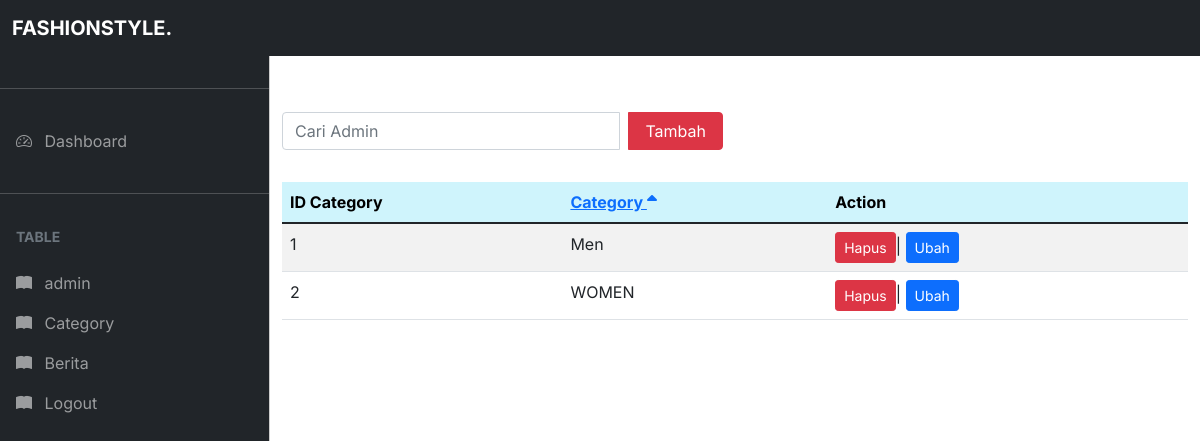
The app's page /admin/category.php (signed in) with its own data.
### tables this page shows
CREATE TABLE `kategori` (
  `id_category` int NOT NULL,
  `category` varchar(100) NOT NULL
);

### functions.php (called while the page is built, shortened)
<?php
$conn = mysqli_connect("localhost", "root", "", "fashion");
function query($query)
{
	global $conn;
	$result = mysqli_query($conn, $query);
	$rows = [];
	while ($row = mysqli_fetch_assoc($result)) {
		$rows[] = $row;
	}
	return $rows;
}

### admin/category.php (the view, shortened to what this page needs)
<?php
require '../functions.php';
$kategori = query("SELECT * FROM kategori");
$sort = isset($_GET['sort']) ? $_GET['sort'] : 'asc';
$orderBy = isset($_GET['ordeyBy']) ? $_GET['orderBy'] : 'category';
$kategori = query("SELECT * FROM kategori ORDER BY $orderBy $sort");
function flipSort($sort){
    return $sort == 'asc' ? 'desc' : 'asc';
}
?>
<?php require "partials/header.php"; ?>
<?php require "partials/nav.php"; ?>
<main class="mt-5 pt-3">
    <div class="container-fluid mt-5">
    <div class="row">
    <div class="col-md-6">
      <form action="" method="POST">
        <div class="input-group mb-2">
          <input type="search" class="form-control" placeholder="Cari Admin" name="keyword" id="keyword_category" autofocus autocomplete="off">
          <a href="category_tambah.php" class="btn btn-danger ms-2 px-3">Tambah</a>
      </div>
      </form>
     </div>
     </div>
<div id="container">
    <table class="table table-striped table-hover">
        <thead class="table-info">
            <tr>
                <th>ID Category</th>
                <th><a href="?orderBy=category&sort=<?= $orderBy == 'category' ? flipSort($sort) : 'asc' ?>">
                    Category
                    <?php if($orderBy == 'category') : ?>
                        <?php if ($sort == 'asc') : ?>
                            <i class="fa fa-sort-asc"></i>
                            <?php else : ?>
                            <i class="fa fa-sort-desc"></i>
                        <?php endif; ?>
                    <?php endif; ?>
                    </a>
                </th>
                <th>Action</th>
            </tr>
        </thead>
        <tbody>
            <?php foreach($kategori as $c) : ?>
            <tr>
                <td><?= $c['id_category']; ?></td>
                <td><?= $c['category']; ?></td>
                <td><a href="category_hapus.php?id_category=<?= $c['id_category']; ?>" class="btn btn-danger btn-sm">Hapus</a>|
                    <a href="category_ubah.php?id_category=<?= $c['id_category']; ?>" class="btn btn-primary btn-sm">Ubah</a>
                </td>
            </tr>
            <?php endforeach; ?>
        </tbody>
    </table>
</div>
    </div>
</main>
<?php require "partials/footer.php"; ?>

### css/admin.css (style rules this page uses)
body, button { font-family: "Inter", sans-serif; }
:root { --offcanvas-width: 270px; --topNavbarHeight: 56px; }
@media (min-width: 992px) { body { overflow: auto !important; } }
@media (min-width: 992px) { main { margin-left: var(--offcanvas-width); } }

### records on screen
kategori: id_category "1", category "Men"
kategori: id_category "2", category "WOMEN"
